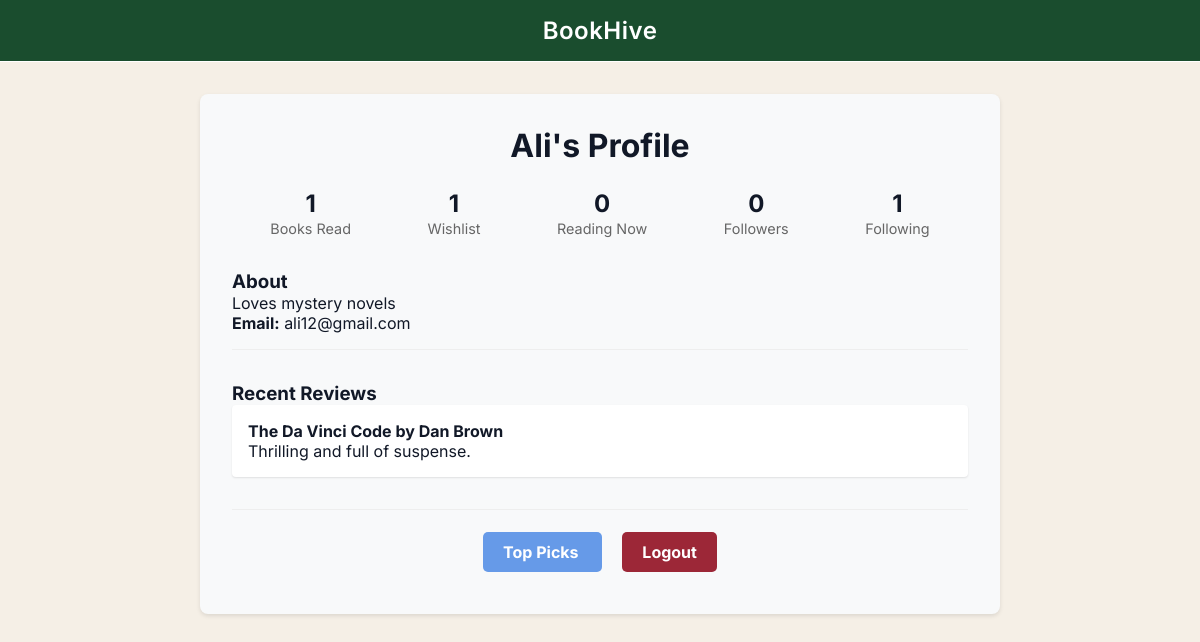
The app's page /profile (signed in), older data.
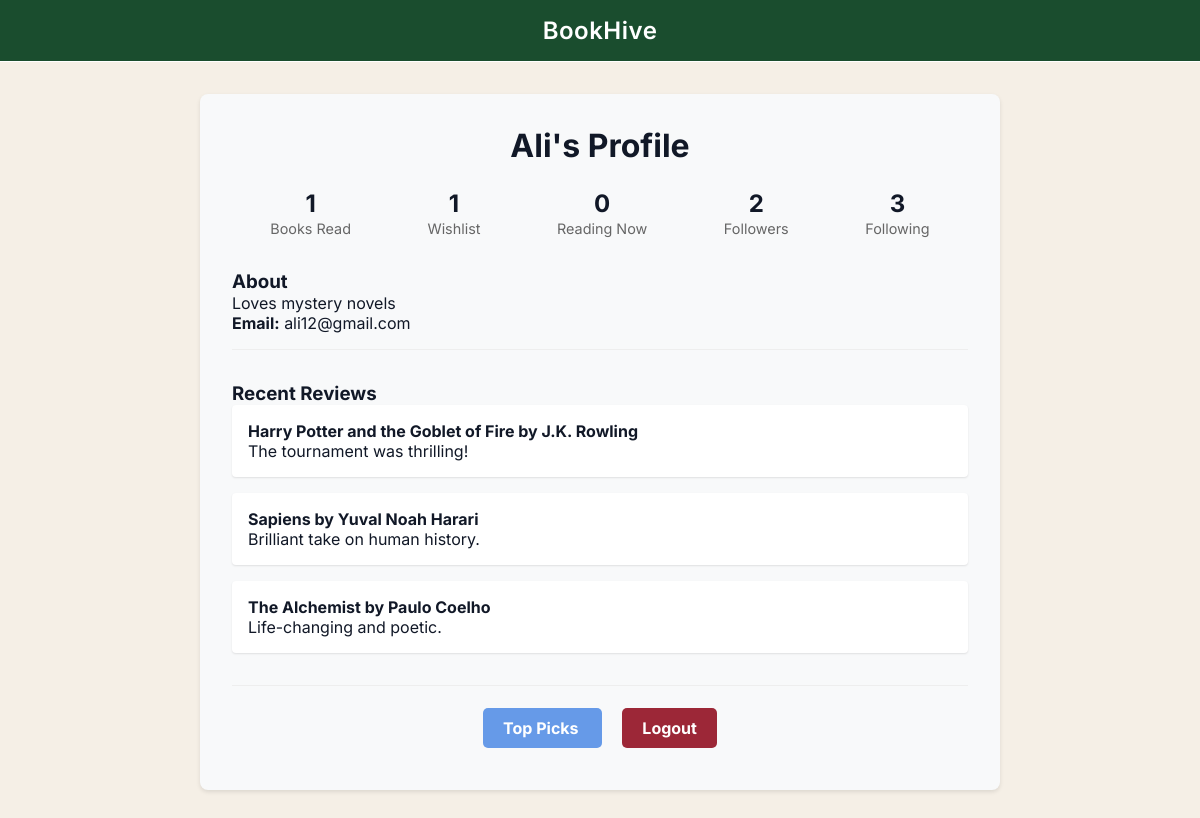
The same page, newer data.
### tables this page shows
CREATE TABLE Users (
    username TEXT PRIMARY KEY,
    email TEXT UNIQUE NOT NULL,
    password TEXT NOT NULL,
    description TEXT,
    noOfBooksRead INT DEFAULT 0,
    topPick1 TEXT,
    topPick2 TEXT,
    topPick3 TEXT
);

CREATE TABLE Reviews (
    username TEXT,
    bookname TEXT,
    review TEXT,
    PRIMARY KEY (username, bookname),
    FOREIGN KEY (username) REFERENCES Users(username),
    FOREIGN KEY (bookname) REFERENCES Books(bookname)
);

CREATE TABLE Books (
    bookname TEXT PRIMARY KEY,
    author TEXT NOT NULL,
    genre TEXT,
    year INT,
    description TEXT,
    averageRating FLOAT DEFAULT 0,
    noOfRatings INT DEFAULT 0,
    cover_url TEXT
);

### app.py (the view)
@app.route('/profile')
def profile():
    if 'username' not in session:
        return redirect(url_for('login'))
    username = session['username']
    try:
        conn = get_db_connection()
        user = conn.execute('SELECT * FROM Users WHERE username = ?', (username,)).fetchone()
        if not user:
            return redirect(url_for('login'))
        books_read = conn.execute('SELECT COUNT(*) FROM ReadBooksList WHERE username = ?', (username,)).fetchone()[0]
        wishlist_count = conn.execute('SELECT COUNT(*) FROM WishlistBooks WHERE username = ?', (username,)).fetchone()[0]
        currently_reading = conn.execute('SELECT COUNT(*) FROM CurrentlyReadingBooks WHERE username = ?', (username,)).fetchone()[0]
        reviews = conn.execute('''
            SELECT b.bookname, b.author, r.review
            FROM Reviews r
            JOIN Books b ON r.bookname = b.bookname
            WHERE r.username = ?
            ORDER BY r.rowid DESC
            LIMIT 3
        ''', (username,)).fetchall()
        followers = conn.execute('SELECT COUNT(*) FROM Followers WHERE followee = ?', (username,)).fetchone()[0]
        following = conn.execute('SELECT COUNT(*) FROM Followers WHERE follower = ?', (username,)).fetchone()[0]
        conn.close()
        return render_template('profile.html',
        username=user['username'],
        email=user['email'],
        description=user['description'],
        books_read=books_read,
        wishlist_count=wishlist_count,
        currently_reading=currently_reading,
        reviews=reviews,
        followers=followers,
        following=following)
    except sqlite3.Error as e:
        print(f"Database error: {e}")
        return "Error loading profile", 500

### app.py (called while the page is built)
def get_db_connection():
    conn = sqlite3.connect(DATABASE)
    conn.row_factory = sqlite3.Row
    return conn

### templates/profile.html (shortened to what this page needs)
{% extends "base2.html" %}
{% block content %}
<div class="profile-container">
    <div class="profile-header">
        <h1>{{ username }}'s Profile</h1>
        <div class="stats">
            <div class="stat-item">
                <span class="stat-number">{{ books_read }}</span>
                <span class="stat-label">Books Read</span>
            </div>
            <div class="stat-item">
                <span class="stat-number">{{ wishlist_count }}</span>
                <span class="stat-label">Wishlist</span>
            </div>
            <div class="stat-item">
                <span class="stat-number">{{ currently_reading }}</span>
                <span class="stat-label">Reading Now</span>
            </div>
            <div class="stat-item">
                <span class="stat-number">{{ followers }}</span>
                <span class="stat-label">Followers</span>
            </div>
            <div class="stat-item">
                <span class="stat-number">{{ following }}</span>
                <span class="stat-label">Following</span>
            </div>
        </div>
    </div>
    <div class="profile-details">
        <div class="detail-section">
            <h3>About</h3>
            <p>{{ description if description else "No description yet" }}</p>
            <p><strong>Email:</strong> {{ email }}</p>
        </div>
        <div class="detail-section">
            <h3>Recent Reviews</h3>
            {% if reviews %}
                {% for review in reviews %}
                <div class="review">
                    <h4>{{ review['bookname'] }} by {{ review['author'] }}</h4>
                    <p>{{ review['review'] }}</p>
                </div>
                {% endfor %}
            {% else %}
                <p>No reviews yet</p>
            {% endif %}
        </div>
    </div>
    <div style="text-align: center; margin-bottom: 20px;">
    <a href="/top_picks"
       style="padding: 10px 20px; background-color: #669ae8; color: #ffffff;
              border-radius: 5px; text-decoration: none; font-weight: bold; margin-right: 20px;">
        Top Picks
    </a>
    <a href="{{ url_for('logout') }}"
        style="padding: 10px 20px; background-color: #9c2737; color: white;
            border-radius: 5px; text-decoration: none; font-weight: bold; cursor: pointer;">
        Logout
    </a>
</div>
</div>
{% endblock %}

### templates/base2.html (shortened to what this page needs)
<!DOCTYPE html>
<html lang="en">
<head>
</head>
<body>
    <header>
        <div class="logo">BookHive</div>
    </header>
    <main>
        {% block content %}{% endblock %}
    </main>
</body>
</html>

### templates/base2.html (style rules this page uses)
:root { --primary: #ffffff; --highlight: #facc15; --bg: #F5EFE6; --text: #111827; --white: #1A4D2E; }
* { margin: 0; padding: 0; box-sizing: border-box; }
body { font-family: 'Inter', sans-serif; background-color: var(--bg); color: var(--text); }
header { background-color: var(--white); border-bottom: 1px solid #ffffff; padding: 1rem 3rem; display: flex; align-items: center; justify-content: center; position: sticky; top: 0; z-index: 100; }
.logo { font-size: 1.5rem; font-weight: 600; color: var(--primary); letter-spacing: 0.5px; }
main { max-width: 1200px; margin: 2rem auto; padding: 0 1.5rem; animation: fadeIn 0.4s ease-in; }

### templates/profile.html (style rules this page uses)
.profile-container { max-width: 800px; margin: 2rem auto; padding: 2rem; background: #f8f9fa; border-radius: 8px; box-shadow: 0 2px 4px rgba(0,0,0,0.1); }
.profile-header { text-align: center; margin-bottom: 2rem; }
.stats { display: flex; justify-content: space-around; margin: 1.5rem 0; }
.stat-item { text-align: center; }
.stat-number { display: block; font-size: 1.5rem; font-weight: bold; }
.stat-label { font-size: 0.9rem; color: #666; }
.detail-section { margin-bottom: 2rem; padding-bottom: 1rem; border-bottom: 1px solid #eee; }
.review { background: white; padding: 1rem; margin-bottom: 1rem; border-radius: 4px; box-shadow: 0 1px 2px rgba(0,0,0,0.1); }

Row changes from the older to the newer data that the page shows:
no longer on this page (row unchanged): Reviews: bookname "The Da Vinci Code", author "Dan Brown", review "Thrilling and full of suspense."
added Reviews: bookname "Harry Potter and the Goblet of Fire", author "J.K. Rowling", review "The tournament was thrilling!"
added Reviews: bookname "Sapiens", author "Yuval Noah Harari", review "Brilliant take on human history."
added Reviews: bookname "The Alchemist", author "Paulo Coelho", review "Life-changing and poetic."
Text that changed along with them:
{{ followers }}: "0" → "2"
{{ following }}: "1" → "3"
